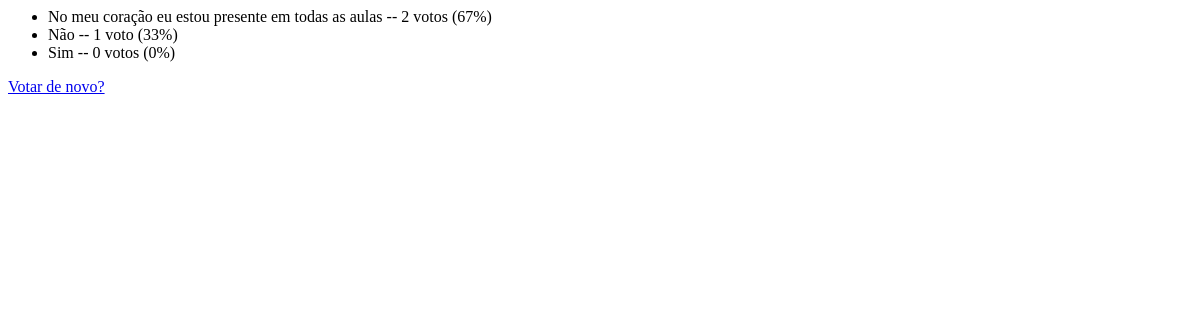
The page /polls/10/results/ on the database as committed earlier.
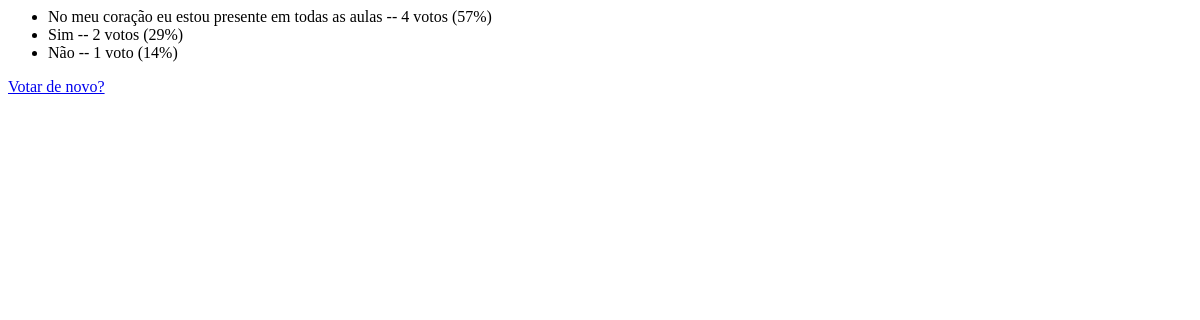
The same page on the database as committed later.
### polls/models.py (models this page shows, shortened)
class Alternativa(models.Model):
    texto = models.CharField(max_length=200)
    votos = models.IntegerField(default=0)
    pergunta = models.ForeignKey(Pergunta, on_delete=models.CASCADE)
    def porcentagem(self):
        return "{:.0%}".format((self.votos / self.pergunta.total_votos()['votos__sum']))

class Pergunta(models.Model):
    texto = models.CharField(max_length=200)
    data_publicacao = models.DateTimeField('data publicacao')
    def total_votos(self):
        return self.alternativa_set.all().aggregate(models.Sum('votos'))
    def alternativas_ordenadas(self):
        return self.alternativa_set.order_by('-votos')

### polls/views.py (the view)
# urls.py: path("<int:pk>/results/", views.ResultsView.as_view(), name="results"),
class ResultsView(View):
    def get(self, request, *args, **kwargs):
        pergunta = get_object_or_404(Pergunta, pk = kwargs['pk'])
        return render(
            request, 'polls/results.html', {'pergunta': pergunta}
        )

### polls/templates/polls/results.html (shortened to what this page needs)
<ul>
{% for alternativa in pergunta.alternativas_ordenadas %}
    <li>{{ alternativa.texto }} -- {{ alternativa.votos }} voto{{ alternativa.votos|pluralize }} ({{ alternativa.porcentagem }})</li>
{% endfor %}
</ul>
<a href="{% url 'polls:detail' pergunta.id %}">Votar de novo?</a>

Rows that differ between the two databases and show on the page:
changed Alternativa "No meu coração eu estou presente em todas as aulas": votos "2" → "4"; porcentagem "67%" → "57%"
changed Alternativa "Sim": votos "0" → "2"; porcentagem "0%" → "29%"; moves up the list
computed for Alternativa "Não": porcentagem "33%" → "14%"
